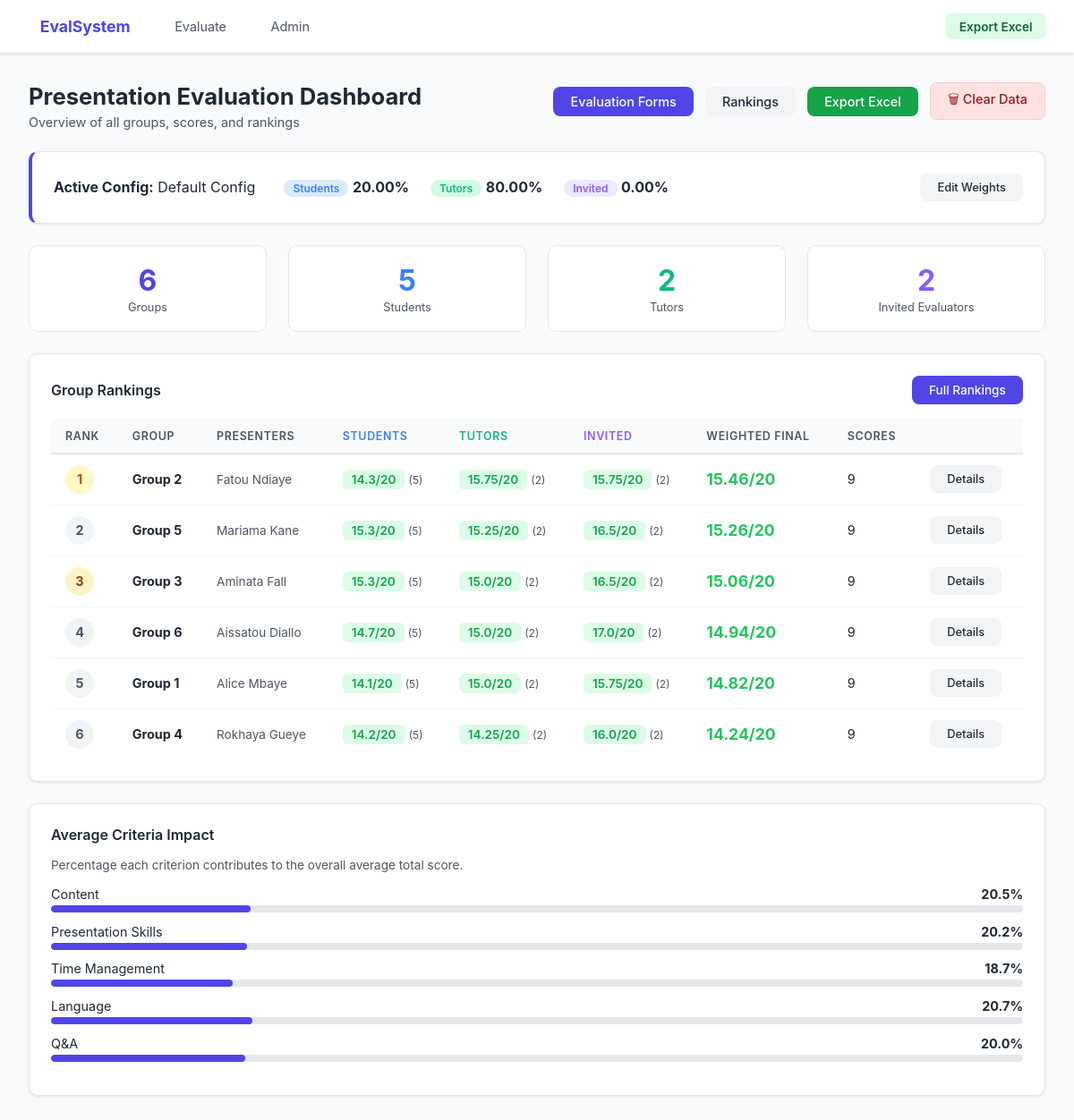
The app's page / (signed in) with its own data.
### evaluations/models.py (models this page shows, shortened)
class WeightConfig(models.Model):
    name = models.CharField(max_length=100, default="Default Config")
    student_weight = models.DecimalField(max_digits=5, decimal_places=2, default=20,
                                          validators=[MinValueValidator(0), MaxValueValidator(100)])
    tutor_weight = models.DecimalField(max_digits=5, decimal_places=2, default=40,
                                        validators=[MinValueValidator(0), MaxValueValidator(100)])
    invited_weight = models.DecimalField(max_digits=5, decimal_places=2, default=40,
                                          validators=[MinValueValidator(0), MaxValueValidator(100)])
    tutor_password = models.CharField(max_length=100, default="tutor2024",
                                       help_text="Password for Tutor form AND dashboard access")
    invited_password = models.CharField(max_length=100, default="invited2024",
                                         help_text="Password for Invited Evaluator form")
    is_active = models.BooleanField(default=True)
    created_at = models.DateTimeField(auto_now_add=True)
    @classmethod
    def get_active(cls):
        return cls.objects.filter(is_active=True).first()
    class Meta:
        verbose_name = "Weight Configuration"

class Group(models.Model):
    name = models.CharField(max_length=100)
    description = models.TextField(blank=True)
    created_at = models.DateTimeField(auto_now_add=True)
    def get_presenter_names(self):
        return ", ".join(p.name for p in self.presenters.all())
    def get_scores_by_type(self, evaluator_type):
        return Score.objects.filter(group=self, evaluator__evaluator_type=evaluator_type)
    def average_total_by_type(self, evaluator_type):
        scores = self.get_scores_by_type(evaluator_type)
        if not scores.exists():
            return None
        totals = [s.total() for s in scores]
        return round(sum(totals) / len(totals), 2)
    def weighted_final_score(self):
        config = WeightConfig.get_active()
        if not config:
            return None
        student_avg = self.average_total_by_type('student')
        tutor_avg = self.average_total_by_type('tutor')
        invited_avg = self.average_total_by_type('invited')
        total_weight = Decimal('0')
        weighted_sum = Decimal('0')
        for avg, weight in [(student_avg, config.student_weight),
                            (tutor_avg, config.tutor_weight),
                            (invited_avg, config.invited_weight)]:
            if avg is not None:
                weighted_sum += Decimal(str(avg)) * weight
                total_weight += weight
        if total_weight == 0:
            return None
        return round(float(weighted_sum / total_weight), 2)
    def score_breakdown(self):
        result = {}
        for et in ['student', 'tutor', 'invited']:
            scores = self.get_scores_by_type(et)
            if scores.exists():
                agg = scores.aggregate(
                    content=Avg('content'),
                    presentation_skills=Avg('presentation_skills'),
                    time_management=Avg('time_management'),
                    language=Avg('language'),
                    questions_answers=Avg('questions_answers'),
                )
                result[et] = {k: round(v, 2) if v else 0 for k, v in agg.items()}
                result[et]['total'] = self.average_total_by_type(et)
                result[et]['count'] = scores.values('evaluator').distinct().count()
        return result
    class Meta:
        ordering = ['name']

class Presenter(models.Model):
    group = models.ForeignKey(Group, on_delete=models.CASCADE, related_name='presenters')
    name = models.CharField(max_length=150)
    order = models.PositiveIntegerField(default=0, help_text="Display order within group")
    class Meta:
        ordering = ['group', 'order', 'name']
        unique_together = ('group', 'name')

### evaluations/views.py (the view)
# urls.py: path('', views.dashboard, name='dashboard'),
def dashboard(request):
    if not is_authenticated(request, 'dashboard'):
        return redirect('dashboard_password')
    rankings = build_rankings()
    config = WeightConfig.get_active()
    all_scores = Score.objects.all()
    criteria_impact = None
    if all_scores.exists():
        agg = all_scores.aggregate(
            content=Avg('content'), presentation_skills=Avg('presentation_skills'),
            time_management=Avg('time_management'), language=Avg('language'),
            questions_answers=Avg('questions_answers'),
        )
        total_avg = sum(v for v in agg.values() if v)
        if total_avg:
            criteria_impact = {
                'Content': round((agg['content'] or 0) / total_avg * 100, 1),
                'Presentation Skills': round((agg['presentation_skills'] or 0) / total_avg * 100, 1),
                'Time Management': round((agg['time_management'] or 0) / total_avg * 100, 1),
                'Language': round((agg['language'] or 0) / total_avg * 100, 1),
                'Q&A': round((agg['questions_answers'] or 0) / total_avg * 100, 1),
            }
    evaluator_counts = {et: Evaluator.objects.filter(evaluator_type=et).count()
                        for et in ['student', 'tutor', 'invited']}
    return render(request, 'evaluations/dashboard.html', {
        'rankings': rankings, 'config': config,
        'criteria_impact': criteria_impact,
        'evaluator_counts': evaluator_counts,
        'total_scores': all_scores.count(),
    })

### evaluations/models.py (called while the page is built)
    def total(self):
        return round(self.content + self.presentation_skills + self.time_management
                     + self.language + (self.questions_answers or 0), 2)

### evaluations/views.py (called while the page is built)
def is_authenticated(request, role):
    return request.session.get(SESSION_KEYS.get(role)) is True

def build_rankings():
    groups = Group.objects.prefetch_related('presenters').all()
    ranked = []
    for g in groups:
        ws = g.weighted_final_score()
        ranked.append({
            'group': g,
            'presenters': g.get_presenter_names(),
            'weighted_score': ws,
            'student_avg': g.average_total_by_type('student'),
            'tutor_avg': g.average_total_by_type('tutor'),
            'invited_avg': g.average_total_by_type('invited'),
            'breakdown': g.score_breakdown(),
            'score_count': g.scores.count(),
        })
    ranked.sort(key=lambda x: (x['weighted_score'] or 0), reverse=True)
    for i, r in enumerate(ranked, 1):
        r['rank'] = i
    return ranked

### evaluations/templates/evaluations/dashboard.html (shortened to what this page needs)
{% extends "evaluations/base.html" %}
{% block content %}
<div style="display:flex; justify-content:space-between; align-items:flex-start; flex-wrap:wrap; gap:1rem; margin-bottom:1.5rem;">
  <div>
    <div class="page-title">Presentation Evaluation Dashboard</div>
    <p style="color:var(--gray-600); font-size:.9rem;">Overview of all groups, scores, and rankings</p>
  </div>
  <div style="display:flex; gap:.8rem; flex-wrap:wrap; align-items:center;">
    <a href="/evaluate/" class="btn btn-primary"> Evaluation Forms</a>
    <a href="/rankings/" class="btn btn-secondary"> Rankings</a>
    <a href="/export/excel/" class="btn btn-success"> Export Excel</a>
    {% if request.user.is_staff %}
    <a href="/admin-clear/" class="btn" style="background:#fee2e2; color:#991b1b; border:1px solid #fecaca;">🗑 Clear Data</a>
    {% endif %}
  </div>
</div>
{% if config %}
<div class="card" style="margin-bottom:1.5rem; border-left:4px solid var(--primary);">
  <div style="display:flex; align-items:center; gap:2rem; flex-wrap:wrap;">
    <div><strong>Active Config:</strong> {{ config.name }}</div>
    <div style="display:flex; gap:1.5rem;">
      <div><span class="badge badge-student">Students</span> <strong>{{ config.student_weight }}%</strong></div>
      <div><span class="badge badge-tutor">Tutors</span> <strong>{{ config.tutor_weight }}%</strong></div>
      <div><span class="badge badge-invited">Invited</span> <strong>{{ config.invited_weight }}%</strong></div>
    </div>
    <a href="/admin/evaluations/weightconfig/" class="btn btn-secondary" style="margin-left:auto; font-size:.8rem;">Edit Weights</a>
  </div>
</div>
{% else %}
<div class="card" style="margin-bottom:1.5rem; border-left:4px solid var(--warning); background:#fffbeb;">
  ⚠️ No active weight configuration. <a href="/admin/evaluations/weightconfig/add/">Create one in Admin</a>.
</div>
{% endif %}
<div class="grid grid-4" style="margin-bottom:1.5rem;">
  <div class="stat-card"><div class="stat-val" style="color:var(--primary)">{{ rankings|length }}</div><div class="stat-label">Groups</div></div>
  <div class="stat-card"><div class="stat-val" style="color:var(--student)">{{ evaluator_counts.student }}</div><div class="stat-label">Students</div></div>
  <div class="stat-card"><div class="stat-val" style="color:var(--tutor)">{{ evaluator_counts.tutor }}</div><div class="stat-label">Tutors</div></div>
  <div class="stat-card"><div class="stat-val" style="color:var(--invited)">{{ evaluator_counts.invited }}</div><div class="stat-label">Invited Evaluators</div></div>
</div>
<div class="card" style="margin-bottom:1.5rem;">
  <div style="display:flex; justify-content:space-between; align-items:center; margin-bottom:1rem;">
    <div class="card-title" style="margin:0;">Group Rankings</div>
    <a href="/rankings/" class="btn btn-primary" style="font-size:.85rem;">Full Rankings</a>
  </div>
  <table>
    <thead>
      <tr>
        <th>Rank</th><th>Group</th><th>Presenters</th>
        <th style="color:var(--student)">Students</th>
        <th style="color:var(--tutor)">Tutors</th>
        <th style="color:var(--invited)">Invited</th>
        <th>Weighted Final</th><th>Scores</th><th></th>
      </tr>
    </thead>
    <tbody>
      {% for r in rankings %}
      <tr>
        <td><span class="rank-badge {% if r.rank == 1 %}rank-1{% elif r.rank == 2 %}rank-2{% elif r.rank == 3 %}rank-3{% else %}rank-other{% endif %}">{{ r.rank }}</span></td>
        <td><strong>{{ r.group.name }}</strong></td>
        <td style="font-size:.85rem; color:var(--gray-600);">{{ r.presenters }}</td>
        <td>{% if r.breakdown.student %}<span class="score-chip {% if r.breakdown.student.total >= 14 %}score-high{% elif r.breakdown.student.total >= 10 %}score-mid{% else %}score-low{% endif %}">{{ r.breakdown.student.total }}/20</span> <small style="color:var(--gray-600)">({{ r.breakdown.student.count }})</small>{% endif %}</td>
        <td>{% if r.breakdown.tutor %}<span class="score-chip {% if r.breakdown.tutor.total >= 14 %}score-high{% elif r.breakdown.tutor.total >= 10 %}score-mid{% else %}score-low{% endif %}">{{ r.breakdown.tutor.total }}/20</span> <small style="color:var(--gray-600)">({{ r.breakdown.tutor.count }})</small>{% endif %}</td>
        <td>{% if r.breakdown.invited %}<span class="score-chip {% if r.breakdown.invited.total >= 14 %}score-high{% elif r.breakdown.invited.total >= 10 %}score-mid{% else %}score-low{% endif %}">{{ r.breakdown.invited.total }}/20</span> <small style="color:var(--gray-600)">({{ r.breakdown.invited.count }})</small>{% endif %}</td>
        <td>{% if r.weighted_score %}<strong style="font-size:1.1rem; color:{% if r.weighted_score >= 14 %}var(--success){% elif r.weighted_score >= 10 %}var(--warning){% else %}var(--danger){% endif %}">{{ r.weighted_score }}/20</strong>{% else %}<span style="color:var(--gray-600)">Pending</span>{% endif %}</td>
        <td>{{ r.score_count }}</td>
        <td><a href="/group/{{ r.group.pk }}/" class="btn btn-secondary" style="font-size:.8rem;">Details</a></td>
      </tr>
      {% empty %}
      <tr><td colspan="9" style="text-align:center; color:var(--gray-600); padding:2rem;">No groups yet. <a href="/admin/evaluations/group/add/">Add groups in Admin</a></td></tr>
      {% endfor %}
    </tbody>
  </table>
</div>
{% if criteria_impact %}
<div class="card">
  <div class="card-title">Average Criteria Impact</div>
  <p style="font-size:.85rem; color:var(--gray-600); margin-bottom:1rem;">Percentage each criterion contributes to the overall average total score.</p>
  {% for criterion, pct in criteria_impact.items %}
  <div style="margin-bottom:.8rem;">
    <div style="display:flex; justify-content:space-between; font-size:.9rem; margin-bottom:3px;">
      <span>{{ criterion }}</span><strong>{{ pct }}%</strong>
    </div>
    <div class="progress-bar"><div class="progress-fill" style="width:{{ pct }}%; background:var(--primary);"></div></div>
  </div>
  {% endfor %}
</div>
{% endif %}
{% endblock %}

### evaluations/templates/evaluations/base.html (shortened to what this page needs)
<!DOCTYPE html>
<html lang="en">
<head>
</head>
<body>
<nav>
  <a href="/" class="brand"> EvalSystem</a>
  <a href="/evaluate/"> Evaluate</a>
  <a href="/admin/" target="_blank"> Admin</a>
  <a href="/export/excel/" class="nav-export"> Export Excel</a>
</nav>
<div class="container">
  {% block content %}{% endblock %}
</div>
</body>
</html>

### evaluations/templates/evaluations/base.html (style rules this page uses)
*, *::before, *::after { box-sizing: border-box; margin: 0; padding: 0; }
:root { --primary:#4f46e5; --primary-light:#eef2ff; --student:#3b82f6; --tutor:#10b981; --invited:#8b5cf6; --success:#22c55e; --warning:#f59e0b; --danger:#ef4444; --gray-50:#f9fafb; --gray-100:#f3f4f6; --gray-200:#e5e7eb; --gray-600:#4b5563; --gray-800:#1f2937; --gray-900:#111827; --radius:10px; --shadow:0 1px 3px rgba(0,0,0,.1); }
body { font-family:'Inter',system-ui,sans-serif; background:var(--gray-50); color:var(--gray-800); }
nav { background:white; border-bottom:1px solid var(--gray-200); padding:0 2rem; display:flex; align-items:center; gap:1.5rem; height:60px; box-shadow:var(--shadow); flex-wrap:wrap; }
nav .brand { font-weight:700; font-size:1.1rem; color:var(--primary); text-decoration:none; }
nav a { color:var(--gray-600); text-decoration:none; font-size:.9rem; padding:.4rem .8rem; border-radius:6px; transition:all .2s; }
nav .nav-export { margin-left:auto; background:#dcfce7; color:#166534; border-radius:6px; padding:.4rem .9rem; font-size:.85rem; font-weight:600; text-decoration:none; }
.container { max-width:1200px; margin:0 auto; padding:2rem; }
.page-title { font-size:1.6rem; font-weight:700; margin-bottom:.3rem; }
.card { background:white; border-radius:var(--radius); border:1px solid var(--gray-200); padding:1.5rem; box-shadow:var(--shadow); }
.card-title { font-weight:600; font-size:1rem; margin-bottom:1rem; }
.grid { display:grid; gap:1.5rem; }
.grid-4 { grid-template-columns:repeat(4,1fr); }
.stat-card { background:white; border-radius:var(--radius); border:1px solid var(--gray-200); padding:1.2rem; text-align:center; }
.stat-val { font-size:2rem; font-weight:700; }
.stat-label { font-size:.8rem; color:var(--gray-600); margin-top:.2rem; }
.badge { display:inline-block; padding:2px 10px; border-radius:999px; font-size:.75rem; font-weight:600; }
.badge-student { background:#dbeafe; color:var(--student); }
.badge-tutor { background:#d1fae5; color:var(--tutor); }
.badge-invited { background:#ede9fe; color:var(--invited); }
.progress-bar { height:8px; background:var(--gray-200); border-radius:999px; overflow:hidden; margin-top:4px; }
.progress-fill { height:100%; border-radius:999px; transition:width .5s ease; }
table { width:100%; border-collapse:collapse; font-size:.9rem; }
th { text-align:left; padding:.7rem 1rem; background:var(--gray-50); border-bottom:2px solid var(--gray-200); font-weight:600; font-size:.78rem; text-transform:uppercase; letter-spacing:.05em; color:var(--gray-600); }
td { padding:.75rem 1rem; border-bottom:1px solid var(--gray-100); }
tr:last-child td { border-bottom:none; }
.btn { display:inline-flex; align-items:center; gap:.4rem; padding:.5rem 1.2rem; border-radius:8px; font-size:.9rem; font-weight:500; cursor:pointer; text-decoration:none; border:none; transition:all .2s; }
.btn-primary { background:var(--primary); color:white; }
.btn-secondary { background:var(--gray-100); color:var(--gray-800); }
.btn-success { background:#16a34a; color:white; }
.score-chip { display:inline-block; padding:3px 10px; border-radius:6px; font-weight:600; font-size:.85rem; }
.score-high { background:#dcfce7; color:#16a34a; }
.rank-badge { width:32px; height:32px; border-radius:50%; display:inline-flex; align-items:center; justify-content:center; font-weight:700; font-size:.9rem; }
.rank-1 { background:#fef9c3; color:#b45309; }
.rank-2 { background:#f1f5f9; color:#475569; }
.rank-3 { background:#fef3c7; color:#92400e; }
.rank-other { background:var(--gray-100); color:var(--gray-600); }

### records on screen
WeightConfig: name "Default Config", student_weight "20.00", tutor_weight "80.00", invited_weight "0.00"
Group: rank "1", group.name "Group 2", presenters "Fatou Ndiaye", breakdown.student.total "14.3", breakdown.student.count "5", breakdown.tutor.total "15.75", breakdown.tutor.count "2", breakdown.invited.total "15.75", breakdown.invited.count "2", weighted_score "15.46", score_count "9"
Group: rank "2", group.name "Group 5", presenters "Mariama Kane", breakdown.student.total "15.3", breakdown.student.count "5", breakdown.tutor.total "15.25", breakdown.tutor.count "2", breakdown.invited.total "16.5", breakdown.invited.count "2", weighted_score "15.26", score_count "9"
Group: rank "3", group.name "Group 3", presenters "Aminata Fall", breakdown.student.total "15.3", breakdown.student.count "5", breakdown.tutor.total "15.0", breakdown.tutor.count "2", breakdown.invited.total "16.5", breakdown.invited.count "2", weighted_score "15.06", score_count "9"
Group: rank "4", group.name "Group 6", presenters "Aissatou Diallo", breakdown.student.total "14.7", breakdown.student.count "5", breakdown.tutor.total "15.0", breakdown.tutor.count "2", breakdown.invited.total "17.0", breakdown.invited.count "2", weighted_score "14.94", score_count "9"
Group: rank "5", group.name "Group 1", presenters "Alice Mbaye", breakdown.student.total "14.1", breakdown.student.count "5", breakdown.tutor.total "15.0", breakdown.tutor.count "2", breakdown.invited.total "15.75", breakdown.invited.count "2", weighted_score "14.82", score_count "9"
Group: rank "6", group.name "Group 4", presenters "Rokhaya Gueye", breakdown.student.total "14.2", breakdown.student.count "5", breakdown.tutor.total "14.25", breakdown.tutor.count "2", breakdown.invited.total "16.0", breakdown.invited.count "2", weighted_score "14.24", score_count "9"

### other values on screen
{{ rankings|length }} "6"
{{ evaluator_counts.student }} "5"
{{ evaluator_counts.tutor }} "2"
{{ evaluator_counts.invited }} "2"
{{ criterion }} "Content" "Presentation Skills" "Time Management" "Language" "Q&A"
{{ pct }} "20.5" "20.2" "18.7" "20.7" "20.0"
